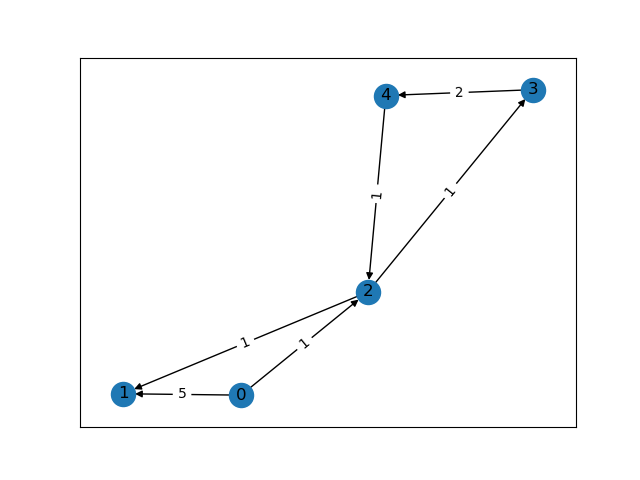

This chart was generated by the following Python code:
import networkx as nx
import matplotlib.pyplot as plt

# 有向グラフの初期化
G = nx.DiGraph()

# エッジを定義する
edge_list = [(0, 1, 5), (0, 2, 1), (2, 1, 1), (2, 3, 1), (3, 4, 2), (4, 2, 1)]

# エッジのラベルを重みで定義
edge_labels = {}
for i in range(len(edge_list)):
    edge_labels[(edge_list[i][0], edge_list[i][1])] = edge_list[i][2]

# エッジをまとめて追加する
G.add_weighted_edges_from(edge_list)

# ノードを描画する位置を決める
pos = nx.spring_layout(G)

# 描画
nx.draw_networkx(G, pos)
nx.draw_networkx_edge_labels(G, pos, edge_labels=edge_labels)
plt.show()
